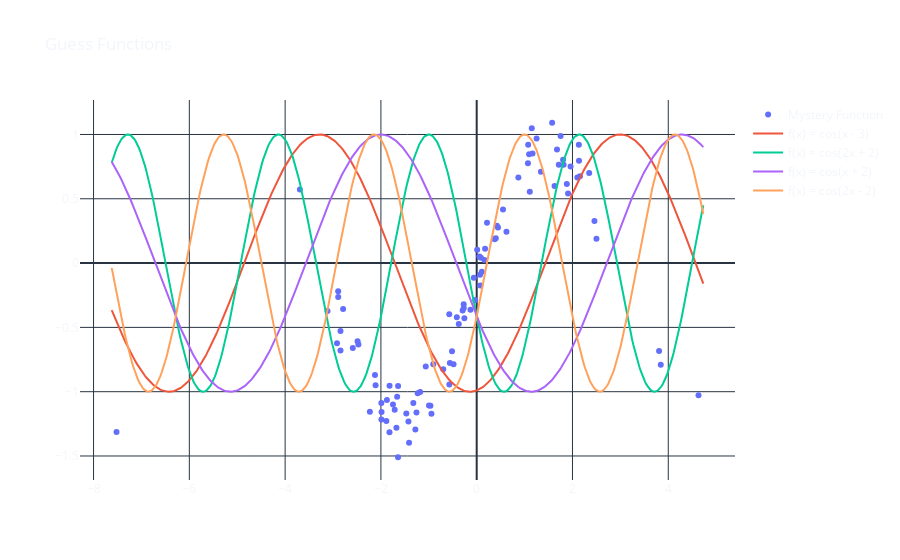

The code cell stored with this chart in its notebook:
### Markdown cell above
### Possible models

**Models that could explain the above data distribution.**

```

y_1 = f(x) = cos(x - 3)
y_2 = f(x) = cos(2x + 2)
y_3 = f(x) = cos(x + 2)
y_4 = f(x) = cos(2x - 2)

```

### Code cell
def model(w, x):
    return np.cos(w[0] * x + w[1])


xtest = np.linspace(x.min()-.1, x.max()+.1, 500)  # evenly spaced test points

y_1 = model([1, -3], xtest)
y_2 = model([2, 2], xtest)
y_3 = model([1, 2], xtest)
y_4 = model([2, -2], xtest)

fig = go.Figure(data=go.Scatter(
    x=x, y=y, mode='markers', name='Mystery Function'))
fig.add_trace(go.Scatter(x=xtest, y=y_1, name='f(x) = cos(x - 3)'))
fig.add_trace(go.Scatter(x=xtest, y=y_2, name='f(x) = cos(2x + 2)'))
fig.add_trace(go.Scatter(x=xtest, y=y_3, name='f(x) = cos(x + 2)'))
fig.add_trace(go.Scatter(x=xtest, y=y_4, name='f(x) = cos(2x - 2)'))
fig.update_layout(template='plotly_dark',
                  title='Guess Functions',
                  paper_bgcolor='rgba(0, 0, 0, 0)',
                  plot_bgcolor='rgba(0, 0, 0, 0)')
iplot(fig)

### Figure 1 — Plotly figure (JSON) as saved in the notebook; plotly's stock layout.template omitted (floating-point values rounded to 4 significant figures; data arrays with more than 128 entries replaced by an {"elided": "..."} marker saying what was removed)
{"data": [{"mode": "markers", "name": "Mystery Function", "type": "scatter", "x": [-1.82, -2.893, 1.07, -1.821, 0.07539, 2.459, -0.2938, -1.323, -2.916, -2.789, -0.9659, -0.5603, 0.009769, 2.133, 1.575, -0.9073, 0.06933, 1.714, 3.843, -2.231, 1.803, -1.18, -1.47, -1.875, 0.2152, 1.25, 1.816, 1.753, -0.4835, 2.136, 1.676, 1.907, 0.05595, 0.08772, -1.232, -0.571, -1.425, -2.892, 1.96, -0.1303, -0.06072, 0.1063, -0.6988, 4.631, -1.676, -1.281, -1.712, -0.2699, 1.341, -0.5155, -1.258, -3.115, 0.3986, 2.102, -0.5728, -1.987, 0.5489, -1.643, -1.064, 1.075, -0.2714, -0.2572, 1.15, -1.99, 0.4208, -1.748, 3.808, 1.166, 0.1627, -2.844, -3.692, -1.661, -2.844, -2.124, 0.6213, 1.109, 1.882, 1.094, -2.47, 0.8698, -1.641, -0.3741, -0.9958, -0.4149, 1.626, -0.03132, 2.349, 0.445, -1.412, 2.155, -0.9447, 2.5, -1.991, -2.587, -2.487, -2.111, 0.1752, 0.3744, -7.521, -1.887], "y": [-0.9545, -0.2195, 0.7761, -1.316, -0.1744, 0.3281, -0.3693, -1.088, -0.6233, -0.3564, -1.11, -0.777, 0.1039, 0.9198, 1.091, -0.7863, -0.09074, 0.7655, -0.7906, -1.157, 0.8029, -1.003, -1.17, -1.065, 0.3127, 0.9694, 0.7637, 0.9884, -0.7866, 0.7953, 0.8825, 0.5411, 0.05083, 0.041, -1.012, -0.9439, -1.231, -0.2628, 0.751, -0.3621, -0.1148, -0.06781, -0.825, -1.028, -1.281, -1.293, -1.141, -0.3492, 0.7103, -0.6865, -1.161, -0.372, 0.1932, 0.6645, -0.3973, -1.158, 0.4168, -1.51, -0.8039, 0.9205, -0.321, -0.4281, 1.049, -1.216, 0.2904, -1.1, -0.6832, 0.8525, 0.02446, -0.6789, 0.5729, -1.039, -0.5288, -0.8695, 0.2444, 0.5551, 0.6154, 0.8461, -0.633, 0.6664, -0.9551, -0.4738, -1.107, -0.4208, 0.5986, -0.2868, 0.7012, 0.2768, -1.396, 0.6759, -1.171, 0.1894, -1.088, -0.6595, -0.6082, -0.9499, 0.1113, 0.186, -1.314, -1.227]}, {"name": "f(x) = cos(x - 3)", "type": "scatter", "x": {"elided": "500 float values"}, "y": {"elided": "500 float values"}}, {"name": "f(x) = cos(2x + 2)", "type": "scatter", "x": {"elided": "500 float values"}, "y": {"elided": "500 float values"}}, {"name": "f(x) = cos(x + 2)", "type": "scatter", "x": {"elided": "500 float values"}, "y": {"elided": "500 float values"}}, {"name": "f(x) = cos(2x - 2)", "type": "scatter", "x": {"elided": "500 float values"}, "y": {"elided": "500 float values"}}], "layout": {"paper_bgcolor": "rgba(0, 0, 0, 0)", "plot_bgcolor": "rgba(0, 0, 0, 0)", "title": {"text": "Guess Functions"}}}
